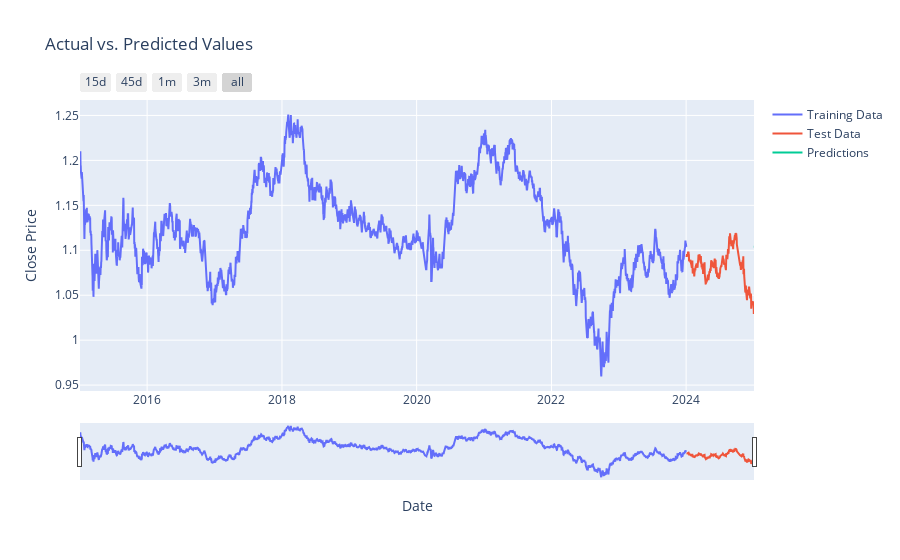

Here is the notebook cell this chart was saved with:
### Code cell
# Make predictions to 10 day more
predictions = fitted_arima_model.predict(start=df_test.index[-1], end=df_test.index[-1] + pd.Timedelta(10, freq='D'), steps=10, dynamic=False)

# Create a trace for training data
trace1 = go.Scatter(
    x=df_train.index,
    y=df_train.close,
    mode='lines',
    name='Training Data'
)

# Create a trace for test data
trace2 = go.Scatter(
    x=df_test.index,
    y=df_test.close,
    mode='lines',
    name='Test Data'
)

# Create a trace for predicted values
trace3 = go.Scatter(
    x=predictions.index,
    y=predictions.values,
    mode='lines',
    name='Predictions'
)

# Combine all traces in a list
data_x = [trace1, trace2, trace3]

# Create a layout
layout = go.Layout(
    title='Actual vs. Predicted Values',
    xaxis=dict(title='Date'),
    yaxis=dict(title='Close Price')
)

# Create a figure
fig = go.Figure(data=data_x, layout=layout)


# X-Axes
fig.update_xaxes(
    rangeslider_visible=True,
    rangeselector=dict(
        buttons=list([
            dict(count=15, label="15d", step="day", stepmode="backward"),
            dict(count=45, label="45d", step="day", stepmode="backward"),
            dict(count=1, label="1m", step="month", stepmode="backward"),
            dict(count=3, label="3m", step="month", stepmode="backward"),
            dict(step="all")
        ])
    )
)

# Show the figure
fig.show()

### Figure 1 — Plotly figure (JSON) as saved in the notebook; plotly's stock layout.template omitted (floating-point values rounded to 4 significant figures; data arrays with more than 128 entries replaced by an {"elided": "..."} marker saying what was removed)
{"data": [{"mode": "lines", "name": "Training Data", "type": "scatter", "x": {"elided": "3288 str values"}, "y": {"elided": "3288 float values"}}, {"mode": "lines", "name": "Test Data", "type": "scatter", "x": {"elided": "366 str values"}, "y": {"elided": "366 float values"}}, {"mode": "lines", "name": "Predictions", "type": "scatter", "x": ["2025-01-02T00:00:00", "2025-01-03T00:00:00"], "y": [1.104, 1.104]}], "layout": {"title": {"text": "Actual vs. Predicted Values"}, "xaxis": {"rangeselector": {"buttons": [{"count": 15, "label": "15d", "step": "day", "stepmode": "backward"}, {"count": 45, "label": "45d", "step": "day", "stepmode": "backward"}, {"count": 1, "label": "1m", "step": "month", "stepmode": "backward"}, {"count": 3, "label": "3m", "step": "month", "stepmode": "backward"}, {"step": "all"}]}, "rangeslider": {"visible": true}, "title": {"text": "Date"}}, "yaxis": {"title": {"text": "Close Price"}}}}
